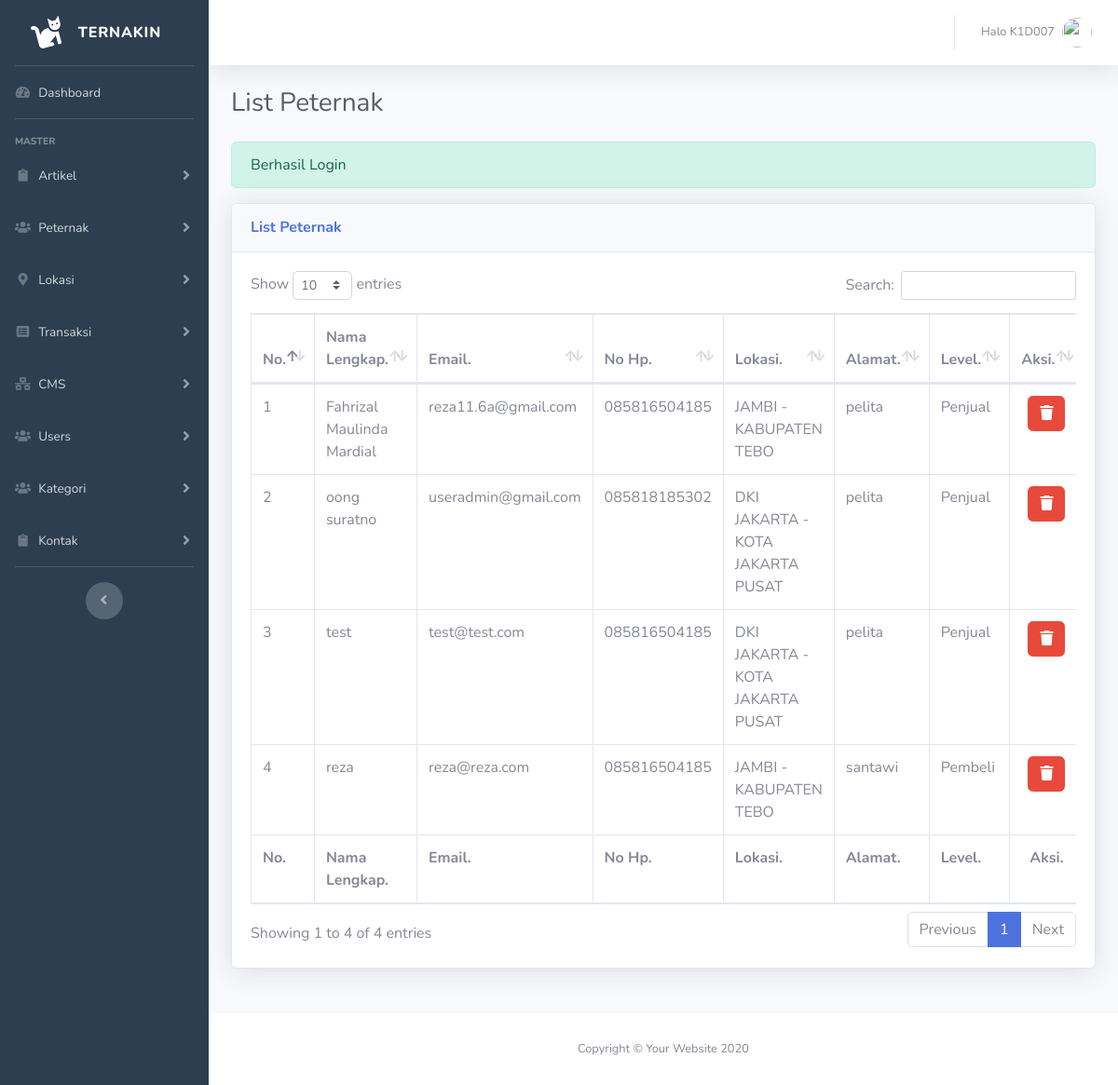
Page /cms-dashboard/pages/peternak/index.php (signed in) on the earlier database version.
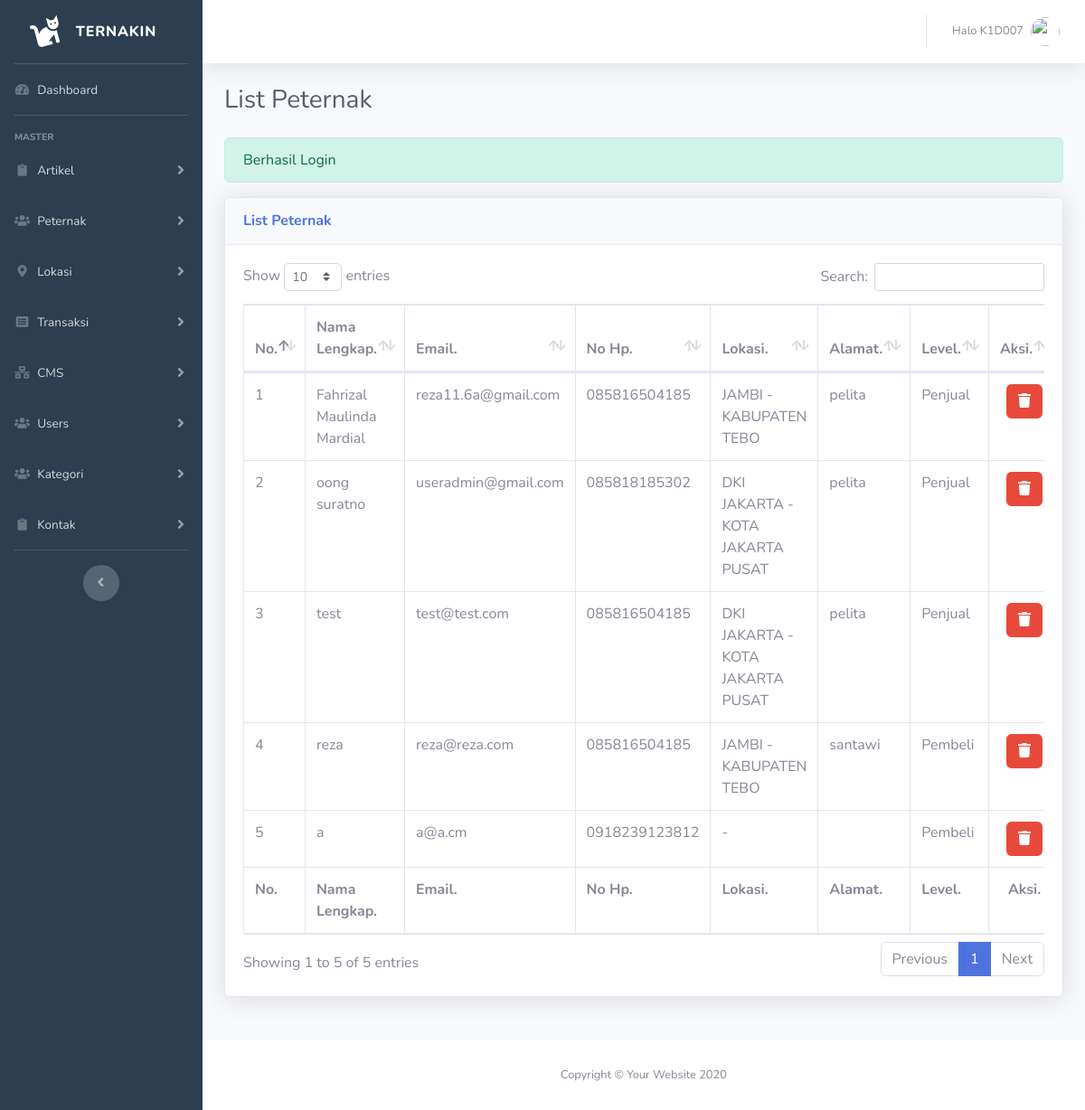
Same page on the later database version.
### tables this page shows
CREATE TABLE `tb_peternak` (
  `id_peternak` int(10) NOT NULL,
  `img_profile` text DEFAULT NULL,
  `nama_lengkap` varchar(35) NOT NULL,
  `email` varchar(50) NOT NULL,
  `password` varchar(60) NOT NULL,
  `no_hp` varchar(13) NOT NULL,
  `alamat` text DEFAULT NULL,
  `no_rek` varchar(50) DEFAULT NULL,
  `id_provinsi` int(2) DEFAULT NULL,
  `id_kota` int(4) DEFAULT NULL,
  `level` enum('1','2') NOT NULL,
  `created_at` timestamp NOT NULL DEFAULT current_timestamp() ON UPDATE current_timestamp()
);

CREATE TABLE `tb_provinsi` (
  `id_provinsi` int(2) NOT NULL,
  `nama_provinsi` varchar(50) NOT NULL
);

CREATE TABLE `tb_kota` (
  `id_kota` int(4) NOT NULL,
  `id_provinsi` int(2) NOT NULL,
  `nama_kota` text NOT NULL
);

### cms-dashboard/pages/peternak/index.php (the view, shortened to what the changed rows need)
  <?php
    $title="List Peternak";
    require_once"../../../config/database.php";
    require_once"../../templates/head-dashboard.php";
   ?>
   <link rel="stylesheet" type="text/css" href="<?=$_ENV['base_url']?>cms-dashboard/assets/vendor/datatables/dataTables.bootstrap4.min.css">
  <?php
    $sql = mysqli_query($con,"SELECT * FROM tb_peternak p LEFT JOIN tb_provinsi tp ON p.id_provinsi = tp.id_provinsi LEFT JOIN tb_kota k ON p.id_kota = k.id_kota");
  ?>
</head>
<body id="page-top">
  <div id="wrapper">
    <div id="content-wrapper" class="d-flex flex-column">
      <div id="content">
        <div class="container-fluid" style="transition: 0.4s;">
          <div class="d-sm-flex align-items-center justify-content-between mb-4">
            <h1 class="h3 mb-0 text-gray-800"><?=$title?></h1>
          </div>
          <div class="row">
            <div class="col-lg-12 mb-4">
              <div class="card shadow mb-4">
                <div class="card-body">
                  <div class="table-responsive">
                      <table class="table table-bordered" id="listUser" width="100%" cellspacing="0">
                        <thead>
                          <tr>
                            <th>No.</th>
                            <th>Nama Lengkap.</th>
                            <th>Email.</th>
                            <th>No Hp.</th>
                            <th>Lokasi.</th>
                            <th>Alamat.</th>
                            <th>Level.</th>
                            <th class="text-center">Aksi.</th>
                          </tr>
                        </thead>
                        <tfoot>
                          <tr>
                            <th>No.</th>
                            <th>Nama Lengkap.</th>
                            <th>Email.</th>
                            <th>No Hp.</th>
                            <th>Lokasi.</th>
                            <th>Alamat.</th>
                            <th>Level.</th>
                            <th class="text-center">Aksi.</th>
                          </tr>
                        </tfoot>
                        <tbody>
                          <?php
                          $no=1;
                            while ($data = mysqli_fetch_array($sql)) {
                              ?>
                                <tr>
                                  <td><?=$no++?></td>
                                  <td><?=$data['nama_lengkap']?></td>
                                  <td><?=$data['email']?></td>
                                  <td><?=$data['no_hp']?></td>
                                  <td><?=$data['nama_provinsi'].' - '.$data['nama_kota']?></td>
                                  <td><?=$data['alamat']?></td>
                                  <td><?php
                                      if ($data['level']=="1") {
                                        echo"Pembeli";
                                      }else{
                                        echo"Penjual";
                                      }
                                      ?>
                                  </td>
                                  <td>
                                    <div class="d-flex justify-content-center">
                                      <form method="POST" action="<?=$_ENV['base_url']?>cms-dashboard/pages/peternak/aksi">
                                        <button type="submit" name="aksi" class="btn btn-danger" value="hapus-peternak" onclick="return confirm('Peternak akan dihapus??')"><i class="fas fa-trash"></i></button>
                                      </form>
                                    </div>
                                  </td>
                                </tr>
                              <?php
                            }
                          ?>
                        </tbody>
                      </table>
                  </div>
                </div>
              </div>
            </div>
          </div>
        </div>
      </div>
    </div>
  </div>
  <?php require_once"../../templates/footer-dashboard.php" ?>
</html>

Differences in the rows shown:
added tb_peternak: nama_lengkap "a", email "a@a.cm", no_hp "0918239123812", level "Pembeli"
Other differences:
text written by a page script: "Show entries Search: Showing 1 to 4 of 4 entries Previous 1 Next" → "Show entries Search: Showing 1 to 5 of 5 entries Previous 1 Next"
